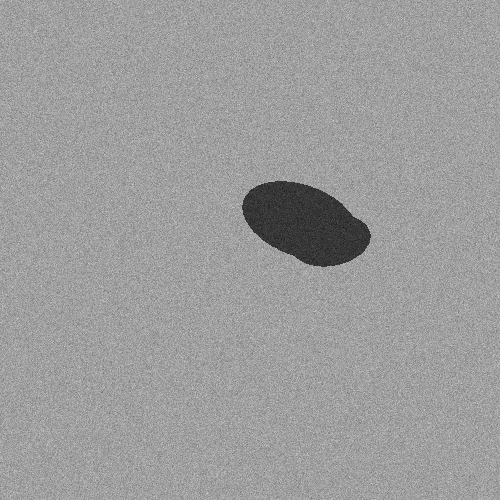
#> input picture data/sample_sar.png, 500 x 500 px
$ python detector.py
#> lines starting #> are read from the running program, lines starting #| are printed output that depends on the picture; after the words box and inside, x2 and y2 are one past the last pixel; in counts of white or black regions, pixels touching at a corner belong together; long printed decimals are rounded
"""
detector.py
Coder 1 owns this file.

SpillDetector uses classical image processing (OpenCV) to find candidate
oil-spill regions in a SAR image. Oil spills dampen ocean waves, so they
show up as darker patches against the lighter, noisier ocean background.

This is "candidate detection", not proof of oil -- dark patches can also
be look-alikes (calm water, algae, low wind areas). We label the output
as a candidate accordingly.
"""

import cv2
import numpy as np
from datetime import datetime, timezone


class SpillDetector:
    def __init__(self, image_bounds: dict = None):
        """
        image_bounds: the real-world lat/lon box the image covers.
        This lets us convert pixel coordinates into lat/lon.
        Default here is a placeholder box off the Visakhapatnam coast --
        replace with the real bounds of whatever image you use.
        """
        self.image_bounds = image_bounds or {
            "lat_min": 17.50, "lat_max": 17.90,
            "lon_min": 83.10, "lon_max": 83.50,
        }

    def _pixel_to_latlon(self, x, y, img_width, img_height):
        """Map a pixel (x,y) into the lat/lon box defined in image_bounds."""
        b = self.image_bounds
        lon = b["lon_min"] + (x / img_width) * (b["lon_max"] - b["lon_min"])
        # y=0 is the TOP of the image, which is the max latitude
        lat = b["lat_max"] - (y / img_height) * (b["lat_max"] - b["lat_min"])
        return lat, lon

    def detect(self, image_path: str, detected_at: str = None) -> dict:
        """
        Input: path to a SAR image file, and optionally the real
               capture timestamp of that image (ISO string, e.g.
               "2026-09-04T03:42:00Z"). Real SAR products usually carry
               this in their metadata/filename -- for the demo you can
               pass it manually. If not given, we fall back to "now"
               so the field is never left empty.
        Output: dict describing the candidate spill (same shape as Day 1)
        """
#> called with image_path = 'data/sample_sar.png'
        img = cv2.imread(image_path, cv2.IMREAD_GRAYSCALE)
#> img is the input picture: shape (500, 500); min 24, max 210, mean 156.4
        if img is None:
            raise FileNotFoundError(f"Could not read image at {image_path}")

        height, width = img.shape
#> height = 500; width = 500

        # 1. Blur to reduce SAR speckle noise
        blurred = cv2.GaussianBlur(img, (7, 7), 0)

        # 2. Threshold: Otsu's method auto-picks a good dark/light cutoff
        _, thresh = cv2.threshold(
            blurred, 0, 255, cv2.THRESH_BINARY_INV + cv2.THRESH_OTSU
        )
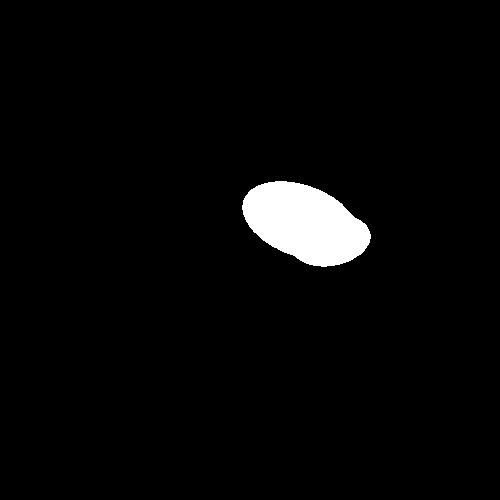
#> thresh: shape (500, 500); 3% white; 1 white region

        # 3. Clean up small noise specks
        kernel = np.ones((5, 5), np.uint8)
        cleaned = cv2.morphologyEx(thresh, cv2.MORPH_OPEN, kernel)

        # 4. Find contours (outlines of dark blobs)
        contours, _ = cv2.findContours(
            cleaned, cv2.RETR_EXTERNAL, cv2.CHAIN_APPROX_SIMPLE
        )
#> contours = 1 contour; box (x1, y1, x2, y2) and area: (242, 181, 371, 267) 7387

        if not contours:
            return {
                "lat": None, "lon": None, "area_km2": 0,
                "confidence": 0.0, "detected_at": None,
                "note": "No candidate dark region found"
            }

        # 5. Assume the largest dark blob is the candidate spill
        largest = max(contours, key=cv2.contourArea)
#> largest = contour of 164 points, box (x1, y1, x2, y2) (242, 181, 371, 267), area 7387
        area_px = cv2.contourArea(largest)
#> area_px = 7387

        # 6. Find its center point
        M = cv2.moments(largest)
#> M = moments, m00 7387, centre m10/m00, m01/m00 = (304.8, 223)
        cx = M["m10"] / M["m00"] if M["m00"] != 0 else width / 2
#> cx = 304.8
        cy = M["m01"] / M["m00"] if M["m00"] != 0 else height / 2
#> cy = 223
        lat, lon = self._pixel_to_latlon(cx, cy, width, height)
#> in _pixel_to_latlon, `lon = b["lon_min"] + (x / img_width) * (b["lon_max"] - b["lon_min"])`: lon = 83.34
#> in _pixel_to_latlon, `lat = b["lat_max"] - (y / img_height) * (b["lat_max"] - b["lat_min"])`: lat = 17.72
#> lat = 17.72; lon = 83.34

        # 7. Rough pixel-area -> km^2 conversion using the image's real bounds
        b = self.image_bounds
        lat_span_km = (b["lat_max"] - b["lat_min"]) * 111.0  # ~111km per degree lat
        lon_span_km = (b["lon_max"] - b["lon_min"]) * 111.0 * np.cos(np.radians(b["lat_min"]))
        km_per_px_x = lon_span_km / width
#> km_per_px_x = 0.0847
        km_per_px_y = lat_span_km / height
#> km_per_px_y = 0.0888
        area_km2 = round(float(area_px * km_per_px_x * km_per_px_y), 2)
#> area_km2 = 55.55

        # 8. Confidence: crude proxy based on how large/well-defined the blob is
        #    (a real model would give a proper confidence -- this is a placeholder heuristic)
        confidence = round(min(0.95, 0.5 + (area_px / (width * height)) * 5), 2)
#> confidence = 0.65

        if detected_at is None:
            detected_at = datetime.now(timezone.utc).isoformat()

        return {
            "lat": round(float(lat), 4),
            "lon": round(float(lon), 4),
            "area_km2": area_km2,
            "confidence": confidence,
            "detected_at": detected_at,
            "note": "Candidate dark region -- not yet confirmed as oil"
        }


if __name__ == "__main__":
    d = SpillDetector()
    result = d.detect("data/sample_sar.png")
#> result = 6 items
    print(result)
#| {'lat': 17.7216, 'lon': 83.3438, 'area_km2': 55.55, 'confidence': 0.65, 'detected_at': '2026-11-20T17:56:53.965+00:00', 'note': 'Candidate dark region -- not yet confirmed as oil'}
